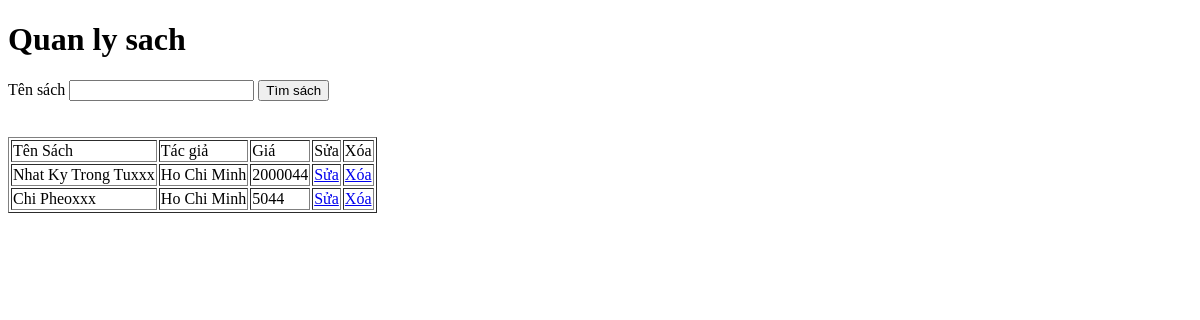
/book, run on an earlier commit of the app's database.
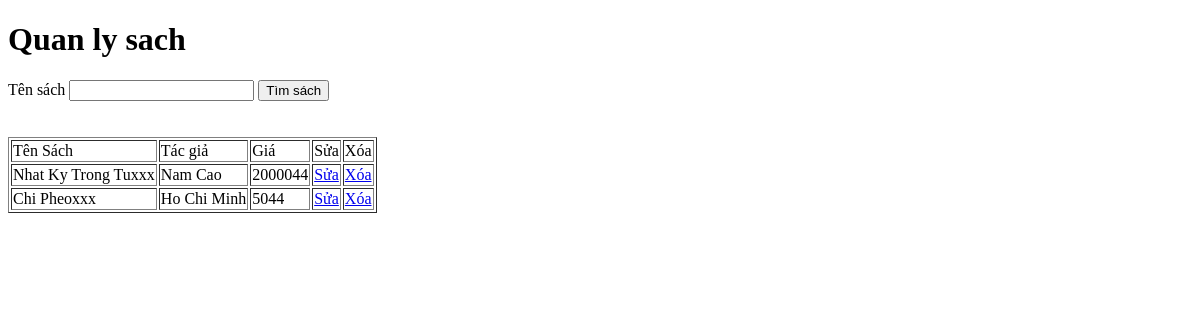
And on a later commit of the database.
### bookstore/models.py (models this page shows, shortened)
class Sach(models.Model):
    id = models.AutoField(primary_key=True)
    tenSach = models.CharField(max_length=250, db_index=True)
    gia = models.IntegerField()
    tacGia = models.ForeignKey(TacGia, related_name='book', on_delete=models.CASCADE, null=True)

class TacGia(models.Model):
    id = models.AutoField(primary_key=True)
    tenTacGia = models.CharField(max_length=250, db_index=True)
    def __str__(self):
        return self.tenTacGia

### bookstore/views.py (the view)
# urls.py: path('',views.danh_sach, name="danh_sach"),
def danh_sach(request):
    sach = Sach.objects.all()
    context = {
        'sach':sach
    }
    return render(request, "bookstore/index.html",context)

### templates/bookstore/index.html (shortened to what this page needs)
{% load static %}
<!DOCTYPE html>
<html lang="en">
<head>
</head>
<body>
    <h1>Quan ly sach
    </h1>
    <form method="post" action="{% url 'timsach' %}">
        Tên sách <input type="text" name="ten" id="ten"> <button type="submit"  name="Tìm">Tìm sách</button>
    </form>
    <br>
    <br>
    <table border="1px">
        <tr >
            <td>Tên Sách</td>
            <td>Tác giả</td>
            <td>Giá</td>
            <td>Sửa</td>
            <td>Xóa</td>
        </tr>
        {% for s in sach %}
        <tr>
            <td>{{s.tenSach}}</td>
            <td>{{s.tacGia}}</td>
            <td>{{s.gia}}</td>
            <td><a href="{% url 'capnhat_sach' s.id %}">Sửa</a></td>
            <td><a href="#">Xóa</a></td>
        </tr>
        {% endfor %}
    </table>
</body>
</html>

What changed in the data, as far as the page shows it:
changed Sach "Nhat Ky Trong Tuxxx": tacGia "Ho Chi Minh" → "Nam Cao"
